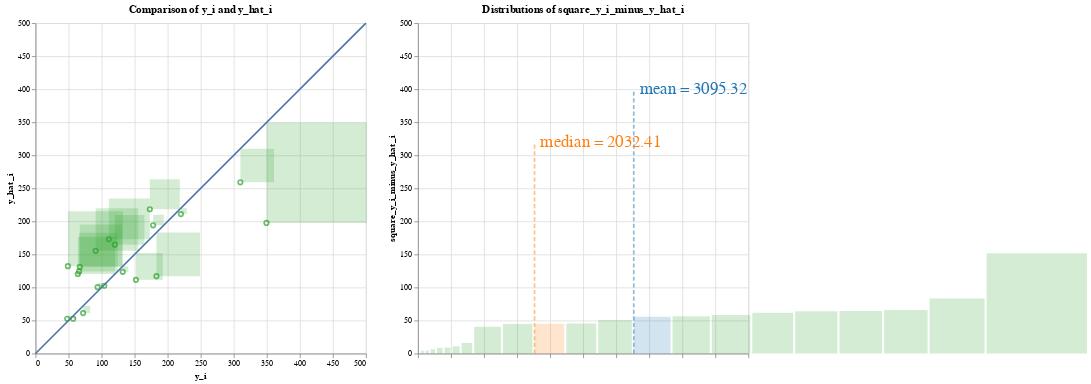

Here is the notebook cell this chart was saved with:
### Code cell
# mean squared error
########### BEGIN COMPUTATION GRAPH ##########
## Everything below can be extracted from the abstract syntax tree

square_y_i_minus_y_hat_i = np.square(y_i_minus_y_hat_i)
mean_square_error = np.mean(square_y_i_minus_y_hat_i)
data_dict['square_y_i_minus_y_hat_i'] = square_y_i_minus_y_hat_i
data_dict['mean_square_error'] = mean_square_error

print("mean_square_error is ", mean_square_error)

mean = ComputationNode('mean', None, 'mean', input_data=['square_y_i_minus_y_hat_i'], output_data='mean_square_error')
square_residuals = ComputationNode('square_y_i_minus_y_hat_i', mean, 'vector_square', input_data=['y_i_minus_y_hat_i'], output_data='square_y_i_minus_y_hat_i')
vector_difference_residuals = ComputationNode('vector_difference_residuals', square_residuals, 'vector_diff', input_data=['y_i', 'y_hat_i'], output_data='y_i_minus_y_hat_i')
y_i_res_node = ComputationNode('literal_yi_res', vector_difference_residuals, 'vector', output_data='y_i')
y_hat_node = ComputationNode('literal_yhat', vector_difference_residuals, 'vector', output_data='y_hat_i')

parser = ComputationTreeParser(mean)
parser.visualizeDFG()
vis_containers = parser.visualization_containers
########### END COMPUTATION GRAPH ##########

r = AltairRenderer(vis_containers, data_dict, input_vars=input_vars)
charts = r.convert_to_charts()

charts.display()

### Figure 1 — Vega-Lite specification as saved in the notebook (floating-point values rounded to 4 significant figures)
{"config": {"view": {"continuousWidth": 300, "continuousHeight": 300}}, "hconcat": [{"layer": [{"mark": {"type": "point"}, "encoding": {"color": {"condition": {"param": "param_3", "empty": false, "value": "yellow"}, "field": "color", "legend": null, "scale": {"scheme": "category10"}, "type": "nominal"}, "tooltip": [{"field": "age", "type": "quantitative"}, {"field": "bmi", "type": "quantitative"}, {"field": "bp", "type": "quantitative"}, {"field": "glu", "type": "quantitative"}, {"field": "hdl", "type": "quantitative"}, {"field": "id", "type": "quantitative"}, {"field": "ldl", "type": "quantitative"}, {"field": "ltg", "type": "quantitative"}, {"field": "sex", "type": "quantitative"}, {"field": "tc", "type": "quantitative"}, {"field": "tch", "type": "quantitative"}, {"field": "y_hat_i", "type": "quantitative"}, {"field": "y_i", "type": "quantitative"}], "x": {"axis": {"title": "y_i"}, "field": "x", "scale": {"domain": [0, 500]}, "type": "quantitative"}, "y": {"axis": {"title": "y_hat_i"}, "field": "y", "scale": {"domain": [0, 500]}, "type": "quantitative"}}, "title": "Comparison of y_i and y_hat_i"}, {"mark": {"type": "rect", "opacity": 0.2}, "encoding": {"color": {"condition": {"param": "param_3", "empty": false, "value": "yellow"}, "field": "color", "legend": null, "scale": {"scheme": "category10"}, "type": "nominal"}, "tooltip": [{"field": "age", "type": "quantitative"}, {"field": "bmi", "type": "quantitative"}, {"field": "bp", "type": "quantitative"}, {"field": "glu", "type": "quantitative"}, {"field": "hdl", "type": "quantitative"}, {"field": "id", "type": "quantitative"}, {"field": "ldl", "type": "quantitative"}, {"field": "ltg", "type": "quantitative"}, {"field": "sex", "type": "quantitative"}, {"field": "tc", "type": "quantitative"}, {"field": "tch", "type": "quantitative"}, {"field": "y_hat_i", "type": "quantitative"}, {"field": "y_i", "type": "quantitative"}], "x": {"axis": {"title": "y_i"}, "field": "x", "scale": {"domain": [0, 500]}, "type": "quantitative"}, "x2": {"field": "squarex2"}, "y": {"axis": {"title": "y_hat_i"}, "field": "y", "scale": {"domain": [0, 500]}, "type": "quantitative"}, "y2": {"field": "squarey2"}}, "name": "view_7", "title": "Magnitudes of square_y_i_minus_y_hat_i"}, {"data": {"name": "data-e18c70fdf05de719b9350ab397f3d2c9"}, "mark": {"type": "line"}, "encoding": {"x": {"field": "x", "type": "quantitative"}, "y": {"field": "y", "type": "quantitative"}}}], "data": {"name": "data-3e6c42c3f426692da9f8277da3124246"}, "height": 400.0, "width": 400.0}, {"layer": [{"data": {"name": "data-72f701960c61a3c05014969ef63d637e"}, "mark": {"type": "rect", "opacity": 0.2}, "encoding": {"color": {"condition": {"param": "param_3", "empty": false, "value": "yellow"}, "field": "color", "legend": null, "scale": {"scheme": "category10"}, "type": "nominal"}, "tooltip": [{"field": "age", "type": "quantitative"}, {"field": "bmi", "type": "quantitative"}, {"field": "bp", "type": "quantitative"}, {"field": "glu", "type": "quantitative"}, {"field": "hdl", "type": "quantitative"}, {"field": "id", "type": "quantitative"}, {"field": "ldl", "type": "quantitative"}, {"field": "ltg", "type": "quantitative"}, {"field": "sex", "type": "quantitative"}, {"field": "tc", "type": "quantitative"}, {"field": "tch", "type": "quantitative"}, {"field": "y_hat_i", "type": "quantitative"}, {"field": "y_i", "type": "quantitative"}], "x": {"axis": {"labels": false, "title": ""}, "field": "squarex", "scale": {"domain": [0, 500]}, "type": "quantitative"}, "x2": {"field": "x2"}, "y": {"axis": {"title": "square_y_i_minus_y_hat_i"}, "field": "y", "scale": {"domain": [0, 500]}, "type": "quantitative"}, "y2": {"field": "y2"}}, "name": "view_8", "title": "Distributions of square_y_i_minus_y_hat_i"}, {"data": {"name": "data-046be41b426e078f8e69ac847ea60353"}, "mark": {"type": "line", "opacity": 0.5, "strokeDash": [5, 3], "strokeWidth": 2}, "encoding": {"color": {"field": "color", "legend": null, "scale": {"scheme": "category10"}, "type": "nominal"}, "x": {"field": "x", "type": "quantitative"}, "y": {"field": "y", "type": "quantitative"}}}, {"data": {"name": "data-046be41b426e078f8e69ac847ea60353"}, "mark": {"type": "text", "align": "left", "baseline": "middle", "dx": 7, "fontSize": 20}, "encoding": {"color": {"field": "color", "legend": null, "scale": {"scheme": "category10"}, "type": "nominal"}, "text": {"value": "mean = 3095.32"}, "x": {"field": "x", "type": "quantitative"}, "y": {"field": "y", "type": "quantitative"}}, "transform": [{"filter": "(datum.y > 0)"}]}, {"data": {"name": "data-2b003b92ffc9fcd4bbf9ba9f67e8af30"}, "mark": {"type": "line", "opacity": 0.5, "strokeDash": [5, 3], "strokeWidth": 2}, "encoding": {"color": {"field": "color", "legend": null, "scale": {"scheme": "category10"}, "type": "nominal"}, "x": {"field": "x", "type": "quantitative"}, "y": {"field": "y", "type": "quantitative"}}}, {"data": {"name": "data-2b003b92ffc9fcd4bbf9ba9f67e8af30"}, "mark": {"type": "text", "align": "left", "baseline": "middle", "dx": 7, "fontSize": 20}, "encoding": {"color": {"field": "color", "legend": null, "scale": {"scheme": "category10"}, "type": "nominal"}, "text": {"value": "median = 2032.41"}, "x": {"field": "x", "type": "quantitative"}, "y": {"field": "y", "type": "quantitative"}}, "transform": [{"filter": "(datum.y > 0)"}]}], "height": 400.0, "width": 400.0}], "params": [{"name": "param_3", "select": {"type": "point", "fields": ["id"], "on": "mouseover"}, "views": ["view_7", "view_8"]}], "$schema": "https://vega.github.io/schema/vega-lite/v5.16.3.json", "datasets": {"data-3e6c42c3f426692da9f8277da3124246": [{"linediff": 151.9, "color": "square_y_i_minus_y_hat_i", "x": 349.5, "y": 197.6, "squarediff": 151.9, "id": 0, "y_i": 349.5, "y_hat_i": 197.6, "age": -0.07817, "sex": 0.05068, "bmi": 0.07786, "bp": 0.05286, "tc": 0.07824, "ldl": 0.06445, "hdl": 0.02655, "tch": -0.002592, "ltg": 0.04067, "glu": -0.009362, "squarex2": 501.4, "squarey2": 349.5}, {"linediff": -64.44, "color": "square_y_i_minus_y_hat_i", "x": 91.0, "y": 155.4, "squarediff": 64.44, "id": 1, "y_i": 91.0, "y_hat_i": 155.4, "age": 0.009016, "sex": 0.05068, "bmi": -0.03962, "bp": 0.02876, "tc": 0.03833, "ldl": 0.07353, "hdl": -0.07285, "tch": 0.1081, "ltg": 0.01557, "glu": -0.04664, "squarex2": 155.4, "squarey2": 219.9}, {"linediff": -61.89, "color": "square_y_i_minus_y_hat_i", "x": 111.0, "y": 172.9, "squarediff": 61.89, "id": 2, "y_i": 111.0, "y_hat_i": 172.9, "age": 0.001751, "sex": 0.05068, "bmi": 0.01104, "bp": -0.01944, "tc": -0.0167, "ldl": -0.003819, "hdl": -0.04708, "tch": 0.03431, "ltg": 0.02406, "glu": 0.02377, "squarex2": 172.9, "squarey2": 234.8}, {"linediff": 40.47, "color": "square_y_i_minus_y_hat_i", "x": 152.0, "y": 111.5, "squarediff": 40.47, "id": 3, "y_i": 152.0, "y_hat_i": 111.5, "age": -0.07817, "sex": -0.04464, "bmi": -0.0407, "bp": -0.08141, "tc": -0.1006, "ldl": -0.1128, "hdl": 0.02287, "tch": -0.07639, "ltg": -0.02029, "glu": -0.05078, "squarex2": 192.5, "squarey2": 152.0}, {"linediff": -44.79, "color": "square_y_i_minus_y_hat_i", "x": 120.0, "y": 164.8, "squarediff": 44.79, "id": 4, "y_i": 120.0, "y_hat_i": 164.8, "age": 0.03081, "sex": 0.05068, "bmi": -0.03423, "bp": 0.04367, "tc": 0.0576, "ldl": 0.06883, "hdl": -0.03236, "tch": 0.05756, "ltg": 0.03546, "glu": 0.08591, "squarex2": 164.8, "squarey2": 209.6}, {"linediff": -64.07, "color": "square_y_i_minus_y_hat_i", "x": 67.0, "y": 131.1, "squarediff": 64.07, "id": 5, "y_i": 67.0, "y_hat_i": 131.1, "age": -0.03457, "sex": 0.05068, "bmi": 0.00565, "bp": -0.00567, "tc": -0.07312, "ldl": -0.06269, "hdl": -0.006584, "tch": -0.03949, "ltg": -0.04542, "glu": 0.03206, "squarex2": 131.1, "squarey2": 195.1}, {"linediff": 50.88, "color": "square_y_i_minus_y_hat_i", "x": 310.0, "y": 259.1, "squarediff": 50.88, "id": 6, "y_i": 310.0, "y_hat_i": 259.1, "age": 0.04897, "sex": 0.05068, "bmi": 0.08864, "bp": 0.08729, "tc": 0.03558, "ldl": 0.02155, "hdl": -0.02499, "tch": 0.03431, "ltg": 0.06605, "glu": 0.1315, "squarex2": 360.9, "squarey2": 310.0}, {"linediff": -6.479, "color": "square_y_i_minus_y_hat_i", "x": 94.0, "y": 100.5, "squarediff": 6.479, "id": 7, "y_i": 94.0, "y_hat_i": 100.5, "age": -0.04184, "sex": -0.04464, "bmi": -0.03315, "bp": -0.02288, "tc": 0.04659, "ldl": 0.04159, "hdl": 0.056, "tch": -0.02473, "ltg": -0.02595, "glu": -0.03836, "squarex2": 100.5, "squarey2": 107.0}, {"linediff": 65.94, "color": "square_y_i_minus_y_hat_i", "x": 183.0, "y": 117.1, "squarediff": 65.94, "id": 8, "y_i": 183.0, "y_hat_i": 117.1, "age": -0.009147, "sex": -0.04464, "bmi": -0.05686, "bp": -0.05043, "tc": 0.02182, "ldl": 0.04535, "hdl": -0.02867, "tch": 0.03431, "ltg": -0.009919, "glu": -0.01765, "squarex2": 248.9, "squarey2": 183.0}, {"linediff": -58.3, "color": "square_y_i_minus_y_hat_i", "x": 66.0, "y": 124.3, "squarediff": 58.3, "id": 9, "y_i": 66.0, "y_hat_i": 124.3, "age": 0.07077, "sex": 0.05068, "bmi": -0.031, "bp": 0.02187, "tc": -0.03734, "ldl": -0.04703, "hdl": 0.03391, "tch": -0.03949, "ltg": -0.01496, "glu": -0.001078, "squarex2": 124.3, "squarey2": 182.6}, {"linediff": -45.37, "color": "square_y_i_minus_y_hat_i", "x": 173.0, "y": 218.4, "squarediff": 45.37, "id": 10, "y_i": 173.0, "y_hat_i": 218.4, "age": 0.009016, "sex": -0.04464, "bmi": 0.05523, "bp": -0.00567, "tc": 0.0576, "ldl": 0.04472, "hdl": -0.002903, "tch": 0.02324, "ltg": 0.05569, "glu": 0.1066, "squarex2": 218.4, "squarey2": 263.7}, {"linediff": 10.8, "color": "square_y_i_minus_y_hat_i", "x": 72.0, "y": 61.2, "squarediff": 10.8, "id": 11, "y_i": 72.0, "y_hat_i": 61.2, "age": -0.02731, "sex": -0.04464, "bmi": -0.0601, "bp": -0.02977, "tc": 0.04659, "ldl": 0.01998, "hdl": 0.1223, "tch": -0.03949, "ltg": -0.0514, "glu": -0.009362, "squarex2": 82.8, "squarey2": 72.0}, {"linediff": -83.25, "color": "square_y_i_minus_y_hat_i", "x": 49.0, "y": 132.2, "squarediff": 83.25, "id": 12, "y_i": 49.0, "y_hat_i": 132.2, "age": 0.01628, "sex": -0.04464, "bmi": 0.001339, "bp": 0.008101, "tc": 0.005311, "ldl": 0.0109, "hdl": 0.03023, "tch": -0.03949, "ltg": -0.04542, "glu": 0.03206, "squarex2": 132.2, "squarey2": 215.5}, {"linediff": -56.33, "color": "square_y_i_minus_y_hat_i", "x": 64.0, "y": 120.3, "squarediff": 56.33, "id": 13, "y_i": 64.0, "y_hat_i": 120.3, "age": -0.01278, "sex": -0.04464, "bmi": -0.02345, "bp": -0.0401, "tc": -0.0167, "ldl": 0.004636, "hdl": -0.01763, "tch": -0.002592, "ltg": -0.03846, "glu": -0.03836, "squarex2": 120.3, "squarey2": 176.7}, {"linediff": -4.545, "color": "square_y_i_minus_y_hat_i", "x": 48.0, "y": 52.55, "squarediff": 4.545, "id": 14, "y_i": 48.0, "y_hat_i": 52.55, "age": -0.05637, "sex": -0.04464, "bmi": -0.07411, "bp": -0.05043, "tc": -0.02496, "ldl": -0.04703, "hdl": 0.09282, "tch": -0.07639, "ltg": -0.06118, "glu": -0.04664, "squarex2": 52.55, "squarey2": 57.09}, {"linediff": -16.04, "color": "square_y_i_minus_y_hat_i", "x": 178.0, "y": 194.0, "squarediff": 16.04, "id": 15, "y_i": 178.0, "y_hat_i": 194.0, "age": 0.04171, "sex": 0.05068, "bmi": 0.01966, "bp": 0.05974, "tc": -0.005697, "ldl": -0.002566, "hdl": -0.02867, "tch": -0.002592, "ltg": 0.03119, "glu": 0.007207, "squarex2": 194.0, "squarey2": 210.1}, {"linediff": 1.424, "color": "square_y_i_minus_y_hat_i", "x": 104.0, "y": 102.6, "squarediff": 1.424, "id": 16, "y_i": 104.0, "y_hat_i": 102.6, "age": -0.005515, "sex": 0.05068, "bmi": -0.01591, "bp": -0.06764, "tc": 0.04934, "ldl": 0.07917, "hdl": -0.02867, "tch": 0.03431, "ltg": -0.01811, "glu": 0.04449, "squarex2": 105.4, "squarey2": 104.0}, {"linediff": 8.432, "color": "square_y_i_minus_y_hat_i", "x": 132.0, "y": 123.6, "squarediff": 8.432, "id": 17, "y_i": 132.0, "y_hat_i": 123.6, "age": 0.04171, "sex": 0.05068, "bmi": -0.01591, "bp": 0.01729, "tc": -0.03734, "ldl": -0.01384, "hdl": -0.02499, "tch": -0.01108, "ltg": -0.04688, "glu": 0.01549, "squarex2": 140.4, "squarey2": 132.0}, {"linediff": 8.965, "color": "square_y_i_minus_y_hat_i", "x": 220.0, "y": 211.0, "squarediff": 8.965, "id": 18, "y_i": 220.0, "y_hat_i": 211.0, "age": -0.04547, "sex": -0.04464, "bmi": 0.03906, "bp": 0.001215, "tc": 0.01632, "ldl": 0.01528, "hdl": -0.02867, "tch": 0.02656, "ltg": 0.04453, "glu": -0.02593, "squarex2": 229.0, "squarey2": 220.0}, {"linediff": 4.398, "color": "square_y_i_minus_y_hat_i", "x": 57.0, "y": 52.6, "squarediff": 4.398, "id": 19, "y_i": 57.0, "y_hat_i": 52.6, "age": -0.04547, "sex": -0.04464, "bmi": -0.07303, "bp": -0.08141, "tc": 0.08374, "ldl": 0.02781, "hdl": 0.1738, "tch": -0.03949, "ltg": -0.004222, "glu": 0.003064, "squarex2": 61.4, "squarey2": 57.0}], "data-e18c70fdf05de719b9350ab397f3d2c9": [{"x": 0, "y": 0}, {"x": 500, "y": 500}], "data-72f701960c61a3c05014969ef63d637e": [{"val": 2.029, "is_mean": false, "is_median": false, "y_i": 104.0, "y_hat_i": 102.6, "age": -0.005515, "sex": 0.05068, "bmi": -0.01591, "bp": -0.06764, "tc": 0.04934, "ldl": 0.07917, "hdl": -0.02867, "tch": 0.03431, "ltg": -0.01811, "glu": 0.04449, "id": 16, "x": 0, "color": "square_y_i_minus_y_hat_i", "sqrtval": 1.424, "squarex": 0.0, "y": 0, "x2": 1.424, "y2": 1.424}, {"val": 19.34, "is_mean": false, "is_median": false, "y_i": 57.0, "y_hat_i": 52.6, "age": -0.04547, "sex": -0.04464, "bmi": -0.07303, "bp": -0.08141, "tc": 0.08374, "ldl": 0.02781, "hdl": 0.1738, "tch": -0.03949, "ltg": -0.004222, "glu": 0.003064, "id": 19, "x": 1, "color": "square_y_i_minus_y_hat_i", "sqrtval": 4.398, "squarex": 4.424, "y": 0, "x2": 8.822, "y2": 4.398}, {"val": 20.66, "is_mean": false, "is_median": false, "y_i": 48.0, "y_hat_i": 52.55, "age": -0.05637, "sex": -0.04464, "bmi": -0.07411, "bp": -0.05043, "tc": -0.02496, "ldl": -0.04703, "hdl": 0.09282, "tch": -0.07639, "ltg": -0.06118, "glu": -0.04664, "id": 14, "x": 2, "color": "square_y_i_minus_y_hat_i", "sqrtval": 4.545, "squarex": 11.82, "y": 0, "x2": 16.37, "y2": 4.545}, {"val": 41.97, "is_mean": false, "is_median": false, "y_i": 94.0, "y_hat_i": 100.5, "age": -0.04184, "sex": -0.04464, "bmi": -0.03315, "bp": -0.02288, "tc": 0.04659, "ldl": 0.04159, "hdl": 0.056, "tch": -0.02473, "ltg": -0.02595, "glu": -0.03836, "id": 7, "x": 3, "color": "square_y_i_minus_y_hat_i", "sqrtval": 6.479, "squarex": 19.37, "y": 0, "x2": 25.85, "y2": 6.479}, {"val": 71.1, "is_mean": false, "is_median": false, "y_i": 132.0, "y_hat_i": 123.6, "age": 0.04171, "sex": 0.05068, "bmi": -0.01591, "bp": 0.01729, "tc": -0.03734, "ldl": -0.01384, "hdl": -0.02499, "tch": -0.01108, "ltg": -0.04688, "glu": 0.01549, "id": 17, "x": 4, "color": "square_y_i_minus_y_hat_i", "sqrtval": 8.432, "squarex": 28.85, "y": 0, "x2": 37.28, "y2": 8.432}, {"val": 80.38, "is_mean": false, "is_median": false, "y_i": 220.0, "y_hat_i": 211.0, "age": -0.04547, "sex": -0.04464, "bmi": 0.03906, "bp": 0.001215, "tc": 0.01632, "ldl": 0.01528, "hdl": -0.02867, "tch": 0.02656, "ltg": 0.04453, "glu": -0.02593, "id": 18, "x": 5, "color": "square_y_i_minus_y_hat_i", "sqrtval": 8.965, "squarex": 40.28, "y": 0, "x2": 49.24, "y2": 8.965}, {"val": 116.7, "is_mean": false, "is_median": false, "y_i": 72.0, "y_hat_i": 61.2, "age": -0.02731, "sex": -0.04464, "bmi": -0.0601, "bp": -0.02977, "tc": 0.04659, "ldl": 0.01998, "hdl": 0.1223, "tch": -0.03949, "ltg": -0.0514, "glu": -0.009362, "id": 11, "x": 6, "color": "square_y_i_minus_y_hat_i", "sqrtval": 10.8, "squarex": 52.24, "y": 0, "x2": 63.05, "y2": 10.8}, {"val": 257.2, "is_mean": false, "is_median": false, "y_i": 178.0, "y_hat_i": 194.0, "age": 0.04171, "sex": 0.05068, "bmi": 0.01966, "bp": 0.05974, "tc": -0.005697, "ldl": -0.002566, "hdl": -0.02867, "tch": -0.002592, "ltg": 0.03119, "glu": 0.007207, "id": 15, "x": 7, "color": "square_y_i_minus_y_hat_i", "sqrtval": 16.04, "squarex": 66.05, "y": 0, "x2": 82.09, "y2": 16.04}, {"val": 1638.0, "is_mean": false, "is_median": false, "y_i": 152.0, "y_hat_i": 111.5, "age": -0.07817, "sex": -0.04464, "bmi": -0.0407, "bp": -0.08141, "tc": -0.1006, "ldl": -0.1128, "hdl": 0.02287, "tch": -0.07639, "ltg": -0.02029, "glu": -0.05078, "id": 3, "x": 8, "color": "square_y_i_minus_y_hat_i", "sqrtval": 40.47, "squarex": 85.09, "y": 0, "x2": 125.6, "y2": 40.47}, {"val": 2007.0, "is_mean": false, "is_median": false, "y_i": 120.0, "y_hat_i": 164.8, "age": 0.03081, "sex": 0.05068, "bmi": -0.03423, "bp": 0.04367, "tc": 0.0576, "ldl": 0.06883, "hdl": -0.03236, "tch": 0.05756, "ltg": 0.03546, "glu": 0.08591, "id": 4, "x": 9, "color": "square_y_i_minus_y_hat_i", "sqrtval": 44.79, "squarex": 128.6, "y": 0, "x2": 173.3, "y2": 44.79}, {"val": 2032.0, "is_mean": false, "is_median": true, "y_i": -2.0, "y_hat_i": -2.0, "age": -2.0, "sex": -2.0, "bmi": -2.0, "bp": -2.0, "tc": -2.0, "ldl": -2.0, "hdl": -2.0, "tch": -2.0, "ltg": -2.0, "glu": -2.0, "id": 21, "x": 10, "color": "median", "sqrtval": 45.08, "squarex": 176.3, "y": 0, "x2": 221.4, "y2": 45.08}, {"val": 2058.0, "is_mean": false, "is_median": false, "y_i": 173.0, "y_hat_i": 218.4, "age": 0.009016, "sex": -0.04464, "bmi": 0.05523, "bp": -0.00567, "tc": 0.0576, "ldl": 0.04472, "hdl": -0.002903, "tch": 0.02324, "ltg": 0.05569, "glu": 0.1066, "id": 10, "x": 11, "color": "square_y_i_minus_y_hat_i", "sqrtval": 45.37, "squarex": 224.4, "y": 0, "x2": 269.8, "y2": 45.37}, {"val": 2588.0, "is_mean": false, "is_median": false, "y_i": 310.0, "y_hat_i": 259.1, "age": 0.04897, "sex": 0.05068, "bmi": 0.08864, "bp": 0.08729, "tc": 0.03558, "ldl": 0.02155, "hdl": -0.02499, "tch": 0.03431, "ltg": 0.06605, "glu": 0.1315, "id": 6, "x": 12, "color": "square_y_i_minus_y_hat_i", "sqrtval": 50.88, "squarex": 272.8, "y": 0, "x2": 323.7, "y2": 50.88}, {"val": 3095.0, "is_mean": true, "is_median": false, "y_i": -1.0, "y_hat_i": -1.0, "age": -1.0, "sex": -1.0, "bmi": -1.0, "bp": -1.0, "tc": -1.0, "ldl": -1.0, "hdl": -1.0, "tch": -1.0, "ltg": -1.0, "glu": -1.0, "id": 20, "x": 13, "color": "mean", "sqrtval": 55.64, "squarex": 326.7, "y": 0, "x2": 382.3, "y2": 55.64}, {"val": 3173.0, "is_mean": false, "is_median": false, "y_i": 64.0, "y_hat_i": 120.3, "age": -0.01278, "sex": -0.04464, "bmi": -0.02345, "bp": -0.0401, "tc": -0.0167, "ldl": 0.004636, "hdl": -0.01763, "tch": -0.002592, "ltg": -0.03846, "glu": -0.03836, "id": 13, "x": 14, "color": "square_y_i_minus_y_hat_i", "sqrtval": 56.33, "squarex": 385.3, "y": 0, "x2": 441.6, "y2": 56.33}, {"val": 3399.0, "is_mean": false, "is_median": false, "y_i": 66.0, "y_hat_i": 124.3, "age": 0.07077, "sex": 0.05068, "bmi": -0.031, "bp": 0.02187, "tc": -0.03734, "ldl": -0.04703, "hdl": 0.03391, "tch": -0.03949, "ltg": -0.01496, "glu": -0.001078, "id": 9, "x": 15, "color": "square_y_i_minus_y_hat_i", "sqrtval": 58.3, "squarex": 444.6, "y": 0, "x2": 502.9, "y2": 58.3}, {"val": 3830.0, "is_mean": false, "is_median": false, "y_i": 111.0, "y_hat_i": 172.9, "age": 0.001751, "sex": 0.05068, "bmi": 0.01104, "bp": -0.01944, "tc": -0.0167, "ldl": -0.003819, "hdl": -0.04708, "tch": 0.03431, "ltg": 0.02406, "glu": 0.02377, "id": 2, "x": 16, "color": "square_y_i_minus_y_hat_i", "sqrtval": 61.89, "squarex": 505.9, "y": 0, "x2": 567.8, "y2": 61.89}, {"val": 4105.0, "is_mean": false, "is_median": false, "y_i": 67.0, "y_hat_i": 131.1, "age": -0.03457, "sex": 0.05068, "bmi": 0.00565, "bp": -0.00567, "tc": -0.07312, "ldl": -0.06269, "hdl": -0.006584, "tch": -0.03949, "ltg": -0.04542, "glu": 0.03206, "id": 5, "x": 17, "color": "square_y_i_minus_y_hat_i", "sqrtval": 64.07, "squarex": 570.8, "y": 0, "x2": 634.9, "y2": 64.07}, {"val": 4153.0, "is_mean": false, "is_median": false, "y_i": 91.0, "y_hat_i": 155.4, "age": 0.009016, "sex": 0.05068, "bmi": -0.03962, "bp": 0.02876, "tc": 0.03833, "ldl": 0.07353, "hdl": -0.07285, "tch": 0.1081, "ltg": 0.01557, "glu": -0.04664, "id": 1, "x": 18, "color": "square_y_i_minus_y_hat_i", "sqrtval": 64.44, "squarex": 637.9, "y": 0, "x2": 702.3, "y2": 64.44}, {"val": 4348.0, "is_mean": false, "is_median": false, "y_i": 183.0, "y_hat_i": 117.1, "age": -0.009147, "sex": -0.04464, "bmi": -0.05686, "bp": -0.05043, "tc": 0.02182, "ldl": 0.04535, "hdl": -0.02867, "tch": 0.03431, "ltg": -0.009919, "glu": -0.01765, "id": 8, "x": 19, "color": "square_y_i_minus_y_hat_i", "sqrtval": 65.94, "squarex": 705.3, "y": 0, "x2": 771.3, "y2": 65.94}, {"val": 6930.0, "is_mean": false, "is_median": false, "y_i": 49.0, "y_hat_i": 132.2, "age": 0.01628, "sex": -0.04464, "bmi": 0.001339, "bp": 0.008101, "tc": 0.005311, "ldl": 0.0109, "hdl": 0.03023, "tch": -0.03949, "ltg": -0.04542, "glu": 0.03206, "id": 12, "x": 20, "color": "square_y_i_minus_y_hat_i", "sqrtval": 83.25, "squarex": 774.3, "y": 0, "x2": 857.5, "y2": 83.25}, {"val": 23070.0, "is_mean": false, "is_median": false, "y_i": 349.5, "y_hat_i": 197.6, "age": -0.07817, "sex": 0.05068, "bmi": 0.07786, "bp": 0.05286, "tc": 0.07824, "ldl": 0.06445, "hdl": 0.02655, "tch": -0.002592, "ltg": 0.04067, "glu": -0.009362, "id": 0, "x": 21, "color": "square_y_i_minus_y_hat_i", "sqrtval": 151.9, "squarex": 860.5, "y": 0, "x2": 1012.0, "y2": 151.9}], "data-046be41b426e078f8e69ac847ea60353": [{"x": 326.6, "y": 0.0, "color": "mean"}, {"x": 326.6, "y": 400.0, "color": "mean"}], "data-2b003b92ffc9fcd4bbf9ba9f67e8af30": [{"x": 176.4, "y": 0.0, "color": "median"}, {"x": 176.4, "y": 320.0, "color": "median"}]}}
